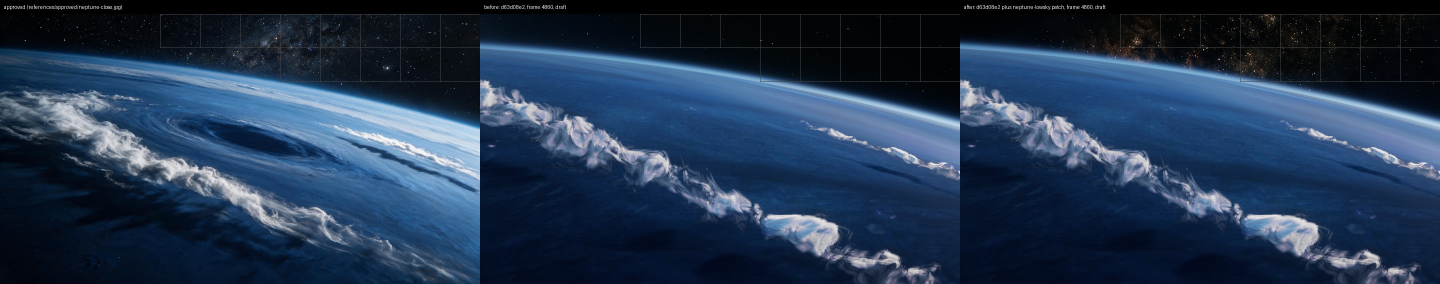
#> input picture assets-src/flightsky/neptune-4860-lowsky.jpg, 2880 x 568 px, given in place of sun-close.jpg, which was not available (shown at 1/2 size)
$ python spotprof.py ../../flightsky/neptune-4860-lowsky.jpg
#> lines starting #> are read from the running program, lines starting #| are printed output that depends on the picture; after the words box and inside, x2 and y2 are one past the last pixel; in counts of white or black regions, pixels touching at a corner belong together
import sys
import numpy as np
from PIL import Image
from scipy import ndimage as ndi
a=np.asarray(Image.open('references/approved/sun-close.jpg').convert('RGB')).astype(float)/255
H,W=a.shape[:2]
#> H = 568; W = 2880
pics=[('appr',a)]
for p in sys.argv[1:]:
    pics.append((p.split('/')[-1][:14],np.asarray(Image.open(p).convert('RGB').resize((W,H),Image.LANCZOS)).astype(float)/255))
res={}
yy,xx=np.mgrid[0:H,0:W]
for n,x in pics:
    m=x.max(axis=2)
    g=ndi.gaussian_filter(m,6)
    reg=np.zeros_like(g,dtype=bool)
    reg[int(0.55*H):int(0.7*H),int(0.4*W):int(0.65*W)]=g[int(0.55*H):int(0.7*H),int(0.4*W):int(0.65*W)]<0.12
    if not reg.any():
        reg[int(0.55*H):int(0.7*H),int(0.4*W):int(0.65*W)]=g[int(0.55*H):int(0.7*H),int(0.4*W):int(0.65*W)]<0.22
        print('threshold 0.22')
    lab,k=ndi.label(reg)
    sizes=ndi.sum(reg,lab,range(1,k+1))
    i=1+int(np.argmax(sizes))
    ys,xs=np.nonzero(lab==i)
    cx,cy=xs.mean(),ys.mean()
    print(n,'umbra px',len(xs),'centre',round(cx/W,3),round(cy/H,3),'x extent',round((xs.max()-xs.min())/W,3),'y extent',round((ys.max()-ys.min())/H,3),'mean',round(m[lab==i].mean(),3),'p90',round(np.percentile(m[lab==i],90),3))
    res[n]=(cx,cy,(xs.max()-xs.min())/2,(ys.max()-ys.min())/2)
#> this loop made 2 passes
#> (n, k, sizes, i, cx, cy) on passes 1 to 2: ('appr', 1, [212], 1, 1159.7, 390.8), ('neptune-4860-l', 1, [212], 1, 1159.7, 390.8)
#| threshold 0.22
#| appr umbra px 212 centre 0.403 0.688 x extent 0.008 y extent 0.026 mean 0.201 p90 0.224
#| threshold 0.22
#| neptune-4860-l umbra px 212 centre 0.403 0.688 x extent 0.008 y extent 0.026 mean 0.201 p90 0.224
#> pass 1, `m=x.max(axis=2)`:
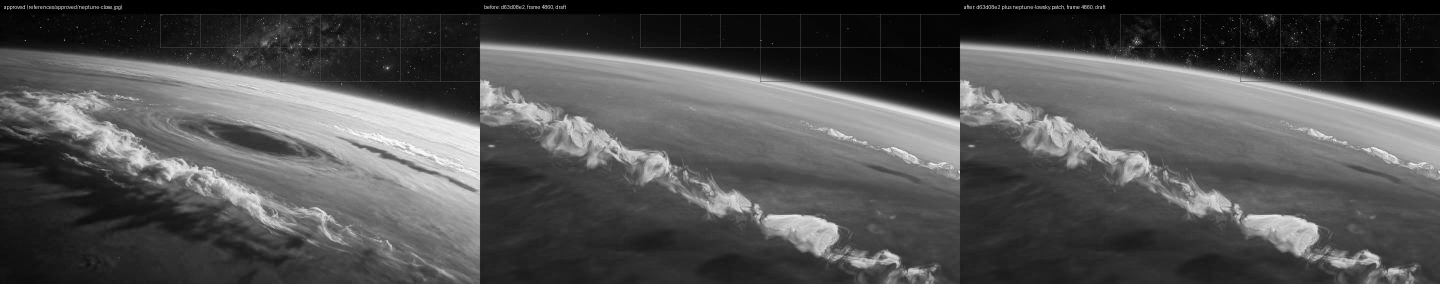
#> m: shape (568, 2880) float64 (shown at 1/2 size); min 0, max 1, mean 0.317
#> pass 1, `g=ndi.gaussian_filter(m,6)`:
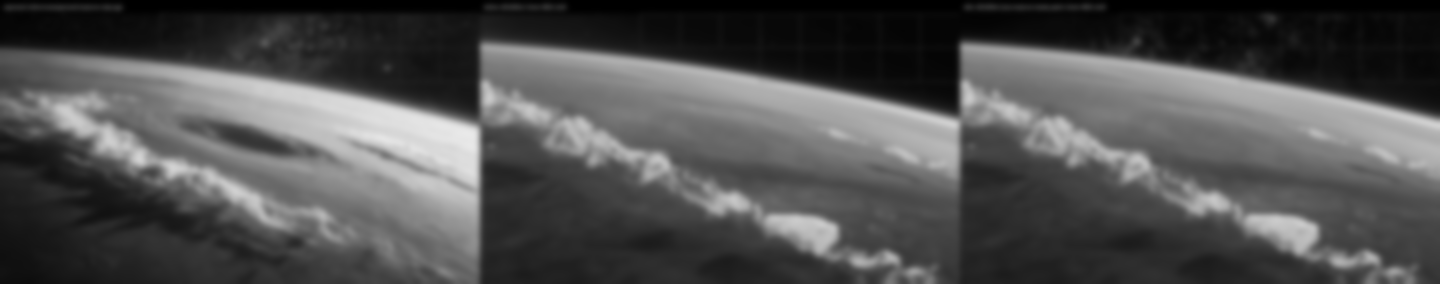
#> g: shape (568, 2880) float64 (shown at 1/2 size); min 6.97e-09, max 0.916, mean 0.317
#> pass 1, `lab,k=ndi.label(reg)`:
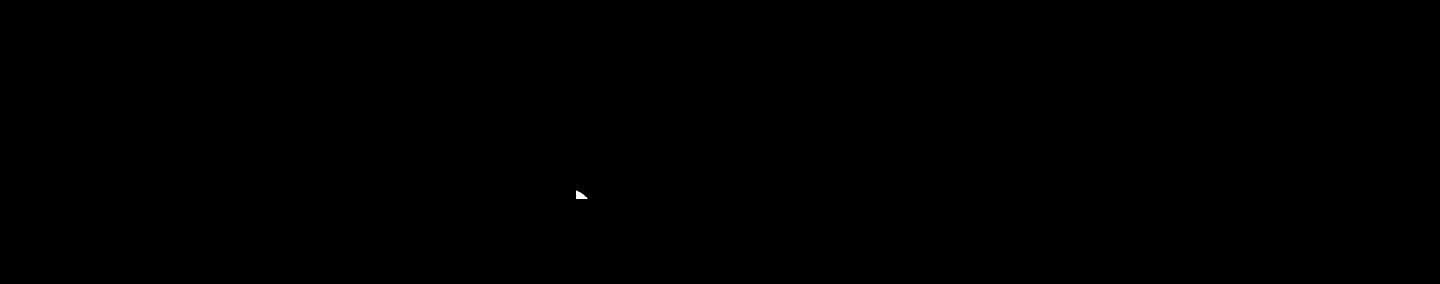
#> lab: shape (568, 2880) int32 (shown at 1/2 size); values 0 (black) and 1 (white), 0.01% white; 1 white region, box (x1, y1, x2, y2) and area: (1152, 381, 1175, 397) 212
#> after the loop, res = {'appr': (1159.7, 390.8, 11, 7.5), 'neptune-4860-l': (1159.7, 390.8, 11, 7.5)}
ax,ay=res['appr'][2],res['appr'][3]
#> ax = 11; ay = 7.5
cx,cy=res['appr'][0],res['appr'][1]
rr=np.hypot((xx-cx)/ax,(yy-cy)/ay)
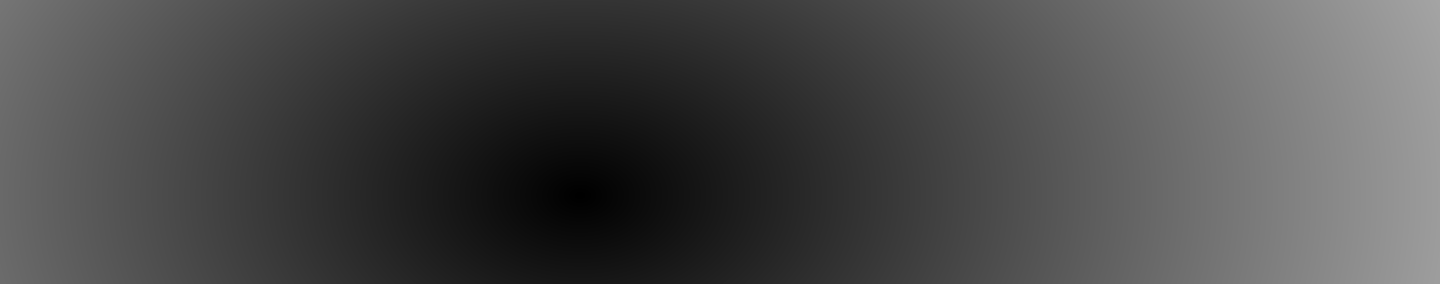
#> rr: shape (568, 2880) float64 (shown at 1/2 size); min 0.0403, max 164.8, mean 74.5
print('rings about the approved umbra centre, in its half widths, from 0.4 by 0.3: p10/p50/p90')
for n,x in pics:
    m=x.max(axis=2)
    for side,msk in (('near',yy>cy+0.3*ay),('far',yy<cy-0.3*ay),('side',np.abs(yy-cy)<0.3*ay)):
        out=[]
        for r0 in np.arange(0.1,4.01,0.3):
            k=(rr>=r0)&(rr<r0+0.3)&msk
            v=m[k]
            if v.size<50:
                out.append('-'); continue
            out.append('%.2f/%.2f/%.2f'%(np.percentile(v,10),np.percentile(v,50),np.percentile(v,90)))
        print(n,side,' '.join(out))
#> this loop made 2 passes
#> n on passes 1 to 2: 'appr', 'neptune-4860-l'
#| appr near - - 0.19/0.20/0.21 0.19/0.20/0.22 0.19/0.20/0.22 0.19/0.20/0.22 0.19/0.19/0.21 0.19/0.20/0.22 0.19/0.20/0.23 0.18/0.20/0.23 0.18/0.20/0.23 0.19/0.20/0.23 0.18/0.20/0.23 0.18/0.20/0.23
#| appr far - - - 0.21/0.23/0.24 0.21/0.24/0.25 0.20/0.24/0.25 0.20/0.24/0.25 0.19/0.24/0.25 0.20/0.24/0.26 0.20/0.24/0.26 0.20/0.25/0.26 0.21/0.25/0.27 0.21/0.25/0.27 0.21/0.25/0.27
#| appr side - - - - - - - - - - - - - -
#| neptune-4860-l near - - 0.19/0.20/0.21 0.19/0.20/0.22 0.19/0.20/0.22 0.19/0.20/0.22 0.19/0.19/0.21 0.19/0.20/0.22 0.19/0.20/0.23 0.18/0.20/0.23 0.18/0.20/0.23 0.19/0.20/0.23 0.18/0.20/0.23 0.18/0.20/0.23
#| neptune-4860-l far - - - 0.21/0.23/0.24 0.21/0.24/0.25 0.20/0.24/0.25 0.20/0.24/0.25 0.19/0.24/0.25 0.20/0.24/0.26 0.20/0.24/0.26 0.20/0.25/0.26 0.21/0.25/0.27 0.21/0.25/0.27 0.21/0.25/0.27
#| neptune-4860-l side - - - - - - - - - - - - - -
